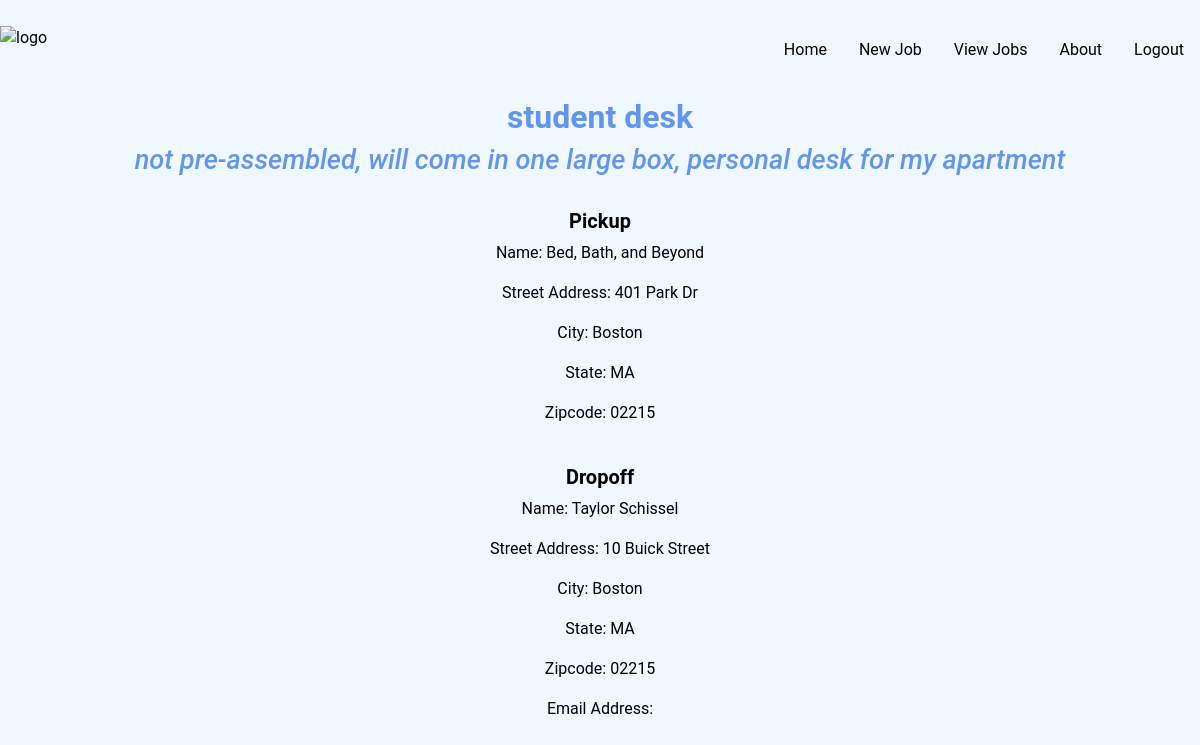
Screenshot of /3/ with the database file from the repository.
### DeliverApp/models.py (models this page shows)
class DeliveryRequest(models.Model):
    pickupName = models.CharField(max_length=30)
    pickupStreetAddress = models.CharField(max_length=100)
    pickupCity = models.CharField(max_length=20)
    pickupState = models.CharField(max_length=2)
    pickupZipcode = models.CharField(max_length=5)
    dropoffName = models.CharField(max_length=30)
    dropoffStreetAddress = models.CharField(max_length=100)
    dropoffCity = models.CharField(max_length=20)
    dropoffState = models.CharField(max_length=2)
    dropoffZipcode = models.CharField(max_length=5)
    emailaddress= models.CharField(max_length=50, default= "")
    item = models.CharField(max_length=30)
    description = models.TextField()
    dateCreated = models.DateTimeField(default=timezone.now)
    lastModified = models.DateTimeField(auto_now=True)

### DeliverApp/views.py (the view)
# urls.py: path('<int:pk>/', views.requestDetail, name='requestDetail'),
def requestDetail(request, pk):
    post = get_object_or_404(DeliveryRequest, pk=pk)
    return render(request, 'requestDetails.html', {'post': post})

### templates/requestDetails.html (shortened to what this page needs)
<!DOCTYPE html>
<html lang="en">
{% extends 'base.html' %}
{% block page_content %}
<head>
    <br>
    <div class="nav-bar">
    <a href="/"><img src="https://raw.githubusercontent.com/taylorschissel/DeliverMeProj/working_forms/templates/delivermelogo.png" alt="logo" width = 200 height = 60></a><a target='_blank' href='http://127.0.0.1:8000/'></a>
        <ul>
         <li><a href="{% url 'logout' %}">Logout</a></li>
         <li><a href="/about/">About</a></li>
         <li><a href="/list/">View Jobs</a></li>
        <li><a href="{% url 'newRequest' %}" class="top-menu">New Job</a></li>
         <li><a href="/">Home</a></li>
    </ul>
        </div>
    <br>
    <br>
</head>
<body>
<div class="post">
    <h1 class="center">{{ post.item }}</h1>
    <h2 class="center">{{ post.description }}</h2><br>
    <h3 class="center">Pickup</h3>
    <p class="center">Name: {{ post.pickupName }}</p>
    <p class="center">Street Address: {{ post.pickupStreetAddress }}</p>
    <p class="center">City: {{ post.pickupCity }}</p>
    <p class="center">State: {{ post.pickupState }}</p>
    <p class="center">Zipcode: {{ post.pickupZipcode }}</p><br>
    <h4 class="center">Dropoff</h4>
    <p class="center">Name: {{ post.dropoffName }}</p>
    <p class="center">Street Address: {{ post.dropoffStreetAddress }}</p>
    <p class="center">City: {{ post.dropoffCity }}</p>
    <p class="center">State: {{ post.dropoffState }}</p>
    <p class="center">Zipcode: {{ post.dropoffZipcode }}</p>
    <p class="center">Email Address: {{ post.emailaddress }}</p>
</div>
{% endblock %}

### templates/requestDetails.html (style rules this page uses)
.center { text-align: center; }
li { display: inline; }
h1 { color: cornflowerblue; font-family: "Roboto", "Lucida Grande", Verdana, Arial, sans-serif ; font-size: 200%; font-weight: bold; }
h2 { color: cornflowerblue; font-family: "Roboto", "Lucida Grande", Verdana, Arial, sans-serif; font-style: oblique; font-size: 170%; }
h3 { color: black; font-family: "Roboto", "Lucida Grande", Verdana, Arial, sans-serif; font-weight: bold; font-size: 125%; }
h4 { color: black; font-family: "Roboto", "Lucida Grande", Verdana, Arial, sans-serif; font-weight: bold; font-size: 125%; }
ul { list-style-type: none; margin: 0; padding: 0; overflow: hidden; display: inline; }
li { float: right; display: inline; }
li a { display: block; color: black; text-align: center; padding: 14px 16px; text-decoration: none; }
img { display: inline; }
p { color: black; font-family: "Roboto", "Lucida Grande", Verdana, Arial, sans-serif; font-size: 100%; }
body { background-color: aliceblue; }
a { color: black; font-family: "Roboto", "Lucida Grande", Verdana, Arial, sans-serif; font-size: 100%; }

### rows the page displays
DeliveryRequest: item "student desk", description "not pre-assembled, will come in one large box, personal desk for my apartment", pickupName "Bed, Bath, and Beyond", pickupStreetAddress "401 Park Dr", pickupCity "Boston", pickupState "MA", pickupZipcode "02215", dropoffName "Taylor Schissel", dropoffStreetAddress "10 Buick Street", dropoffCity "Boston", dropoffState "MA", dropoffZipcode "02215"
